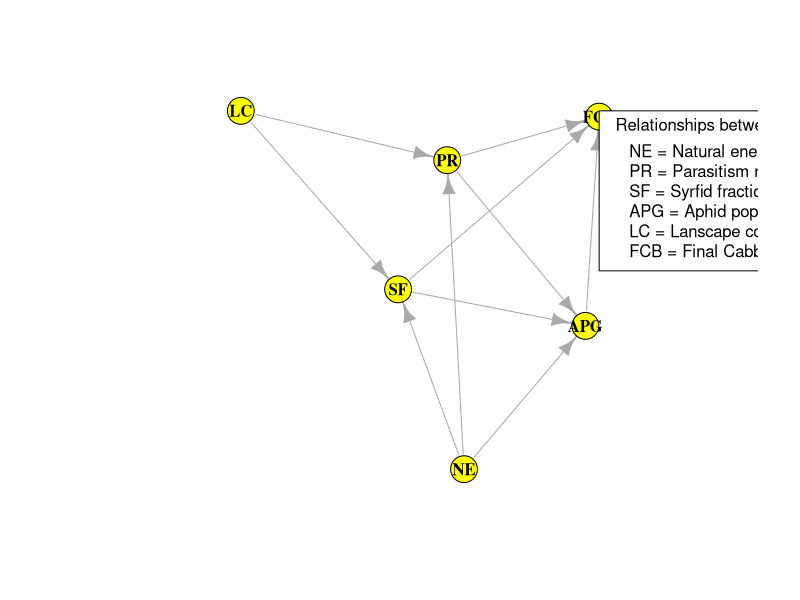

Write the R code that produced this figure.
library(readr)
Data1 <- read.table("Project data.csv", header = TRUE, dec = ",", sep =";")
View(Data1)

install.packages("igraph")
library(igraph)

# graph depicting the relationship between variables
links <- data.frame(
  source=c("NE", "APG","NE", "NE", "PR","SF", "PR", "SF", "LC", "LC"),
  target=c("APG","FCB", "PR", "SF", "APG","APG", "FCB", "FCB", "PR", "SF")
)
network <- graph_from_data_frame(d=links, directed=T) 

# plot it
plot(network, vertex.color= "yellow", edge.arrow.size=1, vertex.label.font = 2, vertex.label.color="black")
legend(x =1, y =1, c("NE = Natural enemies", "PR = Parasitism rate", "SF = Syrfid fraction", "APG = Aphid population growth", "LC = Lanscape complexity", "FCB = Final Cabbage biomass"), cex = 1, title = "Relationships between variables")

